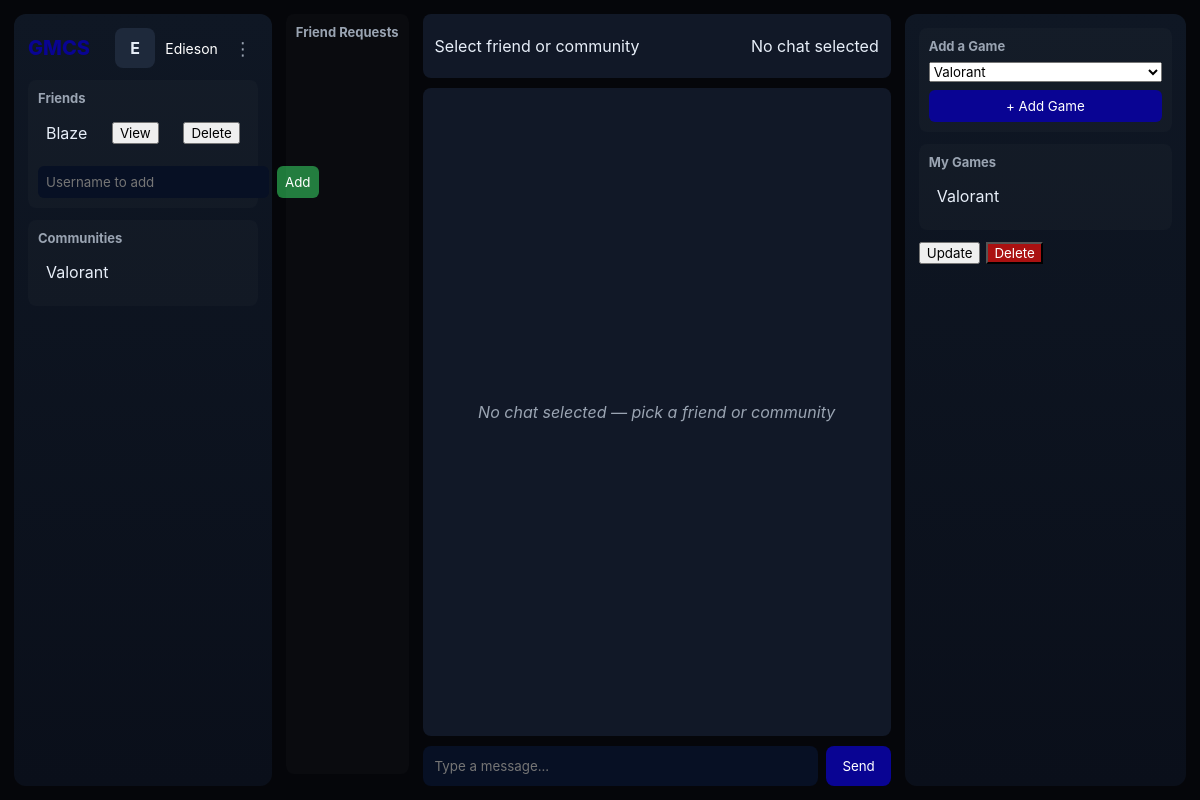
The app's page /user/user_dashboard.php (signed in), older data.
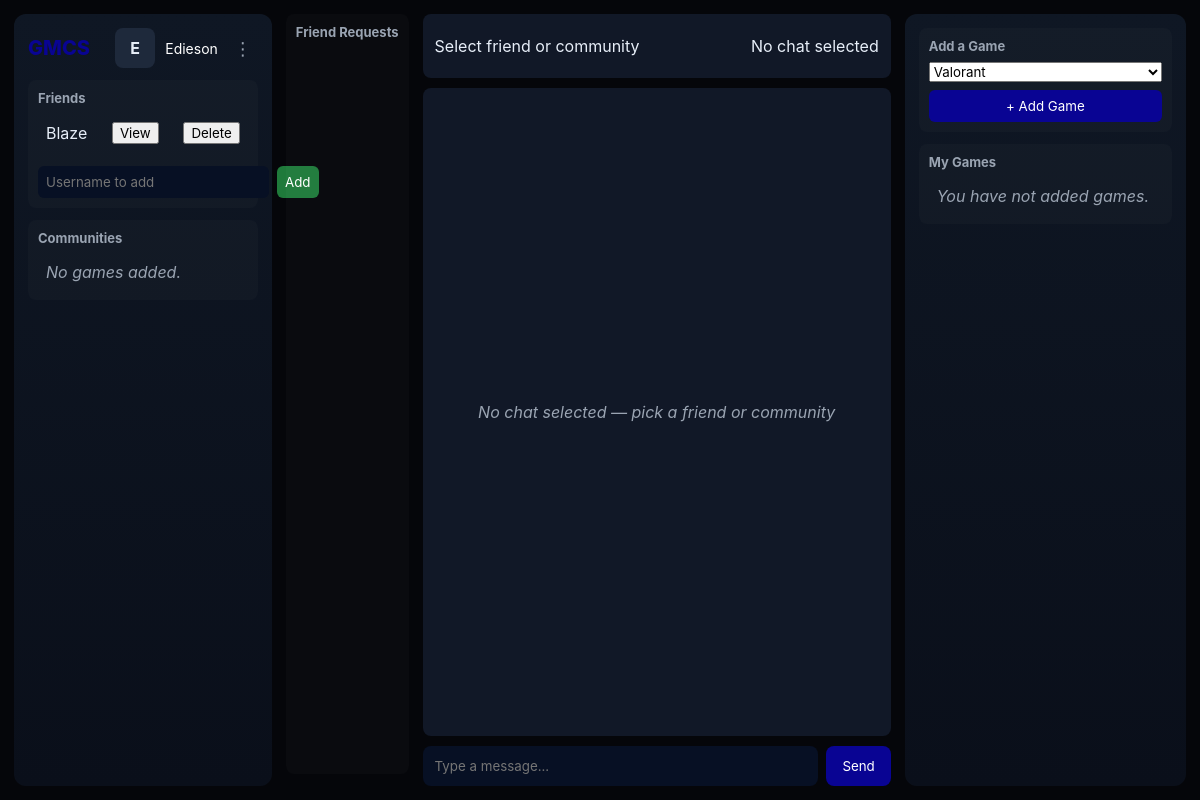
The same page, newer data.
### tables this page shows
CREATE TABLE `users` (
  `user_id` int(11) NOT NULL,
  `username` varchar(100) NOT NULL,
  `password` varchar(255) NOT NULL,
  `email` varchar(255) DEFAULT NULL,
  `created_at` datetime DEFAULT current_timestamp(),
  `role` varchar(20) NOT NULL DEFAULT 'user'
);

CREATE TABLE `user_game_collection` (
  `collection_id` int(11) NOT NULL,
  `user_id` int(11) DEFAULT NULL,
  `game_id` int(11) DEFAULT NULL,
  `game_image` varchar(255) NOT NULL,
  `rank_id` int(11) DEFAULT NULL,
  `review_id` int(11) DEFAULT NULL,
  `skin_id` int(11) DEFAULT NULL
);

CREATE TABLE `games` (
  `game_id` int(11) NOT NULL,
  `title` varchar(255) NOT NULL,
  `developer` varchar(50) NOT NULL,
  `publisher` varchar(50) NOT NULL,
  `genre` varchar(50) NOT NULL,
  `price` decimal(10,2) DEFAULT 0.00,
  `release_date` date DEFAULT NULL,
  `game_image` varchar(255) DEFAULT NULL
);

### admin/admin_manage/audit.php (called while the page is built, shortened)
<?php
$user_id = $_SESSION['user_id'] ?? 0;
?>

### user/user_dashboard.php (the view, shortened to what the changed rows need)
<?php
require_once '../db.php';
require '../admin/admin_manage/audit.php';
$stmt = $conn->prepare("
    SELECT g.game_id, g.title, ugc.game_image
    FROM user_game_collection AS ugc
    JOIN games AS g ON ugc.game_id = g.game_id
    WHERE ugc.user_id = ?
");
$stmt->bind_param("i", $user_id);
$stmt->execute();
$result = $stmt->get_result();
$games = [];
while ($row = $result->fetch_assoc()) {
    $games[] = $row;
}
$friendsQuery = $conn->prepare("
    SELECT u.user_id, u.username
    FROM friends f
    JOIN users u ON u.user_id = f.friend_id
    WHERE f.user_id = ?
");
$friendsQuery->bind_param("i", $user_id);
$friendsQuery->execute();
$friendsRes = $friendsQuery->get_result();
$friends = [];
while ($f = $friendsRes->fetch_assoc()) {
    $friends[] = $f;
}
?>
<!doctype html>
<html lang="en">
<head>
    <link rel="stylesheet" href="user_dashboard.css" />
</head>
<body>
    <div class="wrap">
        <aside class="left">
            <div class="section">
                <ul id="friendsList" class="list">
                    <?php foreach ($friends as $f): ?>
                        <li class="item" data-id="<?= $f['user_id'] ?>">
                            <span><?= htmlspecialchars($f['username']) ?></span>
                            <button class="viewBtn" style="margin-left:10px;"
                                onclick="window.location.href='user_profile_view.php?user_id=<?= $f['user_id'] ?>'">View</button>
                            <button class="delBtn" style="margin-left:10px;">Delete</button>
                        </li>
                    <?php endforeach; ?>
                </ul>
            </div>
            <div class="section">
                <ul id="gamesList" class="list">
                    <?php if (empty($games)): ?>
                        <li class="empty">No games added.</li>
                    <?php else: ?>
                        <?php foreach ($games as $game): ?>
                            <li class="item" onclick="openCommunity(<?= $game['game_id'] ?>, '<?= htmlspecialchars($game['title'], ENT_QUOTES) ?>')">
                                <?= htmlspecialchars($game['title']) ?>
                            </li>
                        <?php endforeach; ?>
                    <?php endif; ?>
                </ul>
            </div>
        </aside>
        <aside class="right">
            <div class="section">
                <ul id="myGamesList" class="list">
                    <?php if (empty($games)): ?>
                        <li class="empty">You have not added games.</li>
                    <?php else: ?>
                        <?php foreach ($games as $game): ?>
                            <li class="item">
                                <?= htmlspecialchars($game['title']) ?>
                            </li>
                </ul>
            </div>
            <div style="display:flex; gap:6px;">
                <form action="update_game.php" method="POST" style="display:inline;">
                    <button type="submit">Update</button>
                </form>
                <form action="delete_game.php" method="POST" style="display:inline;">
                    <button type="submit" style="background:#a11;color:white;">Delete</button>
                </form>
            </div>
        <?php endforeach; ?>
    <?php endif; ?>
    </ul>
    </div>
    </aside>
</body>
</html>

Row changes from the older to the newer data that the page shows:
removed user_game_collection: game.title "Valorant"
Text that changed along with them:
text now shown: "No games added. You have not added games."
